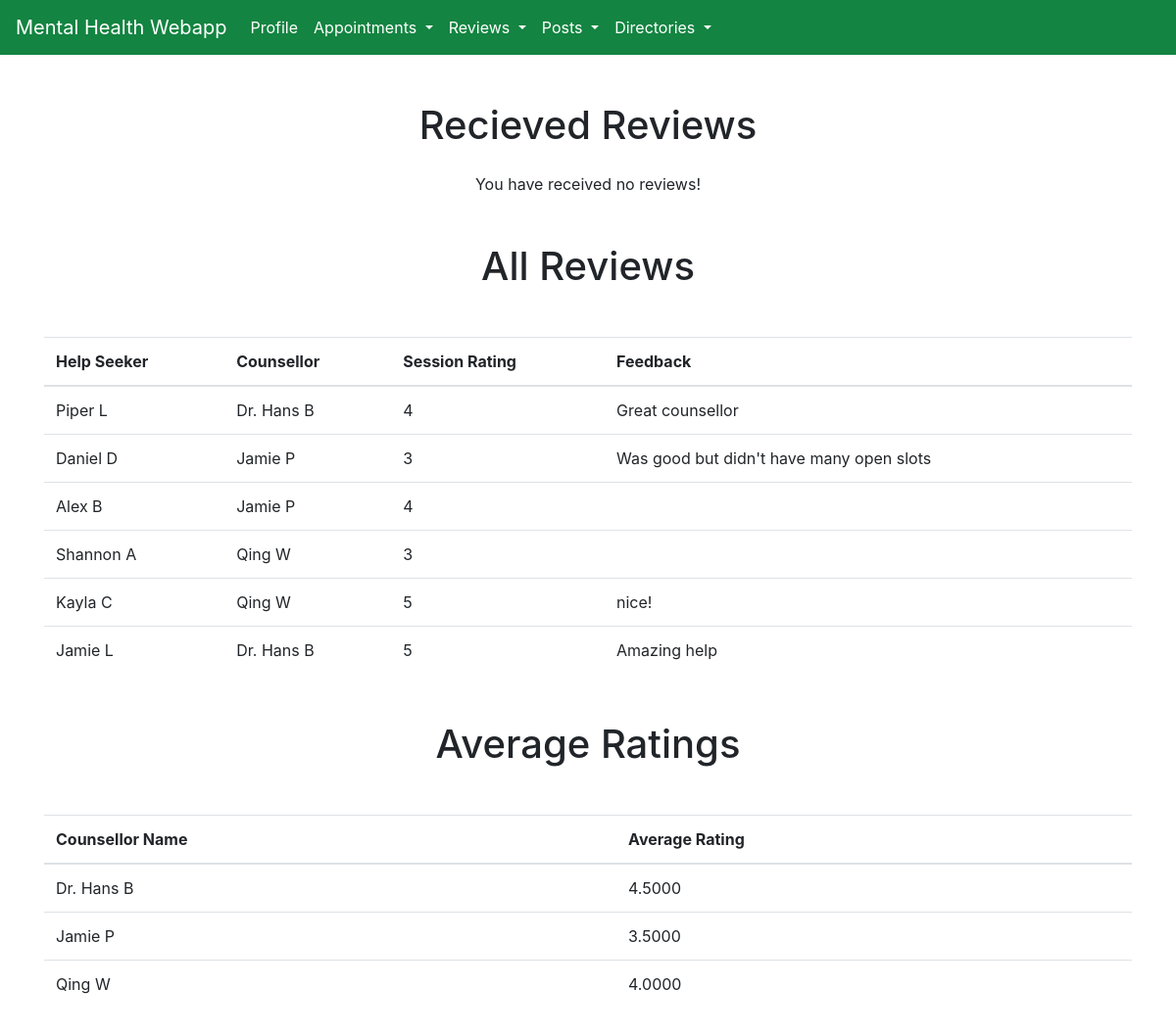
/view-reviews.php (signed in), run on the app's committed database.
### tables this page shows
CREATE TABLE Users (
	userID		int			 	PRIMARY KEY AUTO_INCREMENT,
	password	varchar(50) 	NOT NULL,
	name		varchar(100) 	NOT NULL,
	age			int,
	location	varchar(125),
	email		varchar(80) 	UNIQUE NOT NULL,
	phone		char(12)
);

CREATE TABLE Review (
	reviewID		int			PRIMARY KEY AUTO_INCREMENT,
	reviewAuthor	int			NOT NULL,
	counsellor 		int			NOT NULL,
	rating			int,
	feedback		varchar(10000),
	FOREIGN KEY (reviewAuthor) REFERENCES HelpSeeker(userID),
	FOREIGN KEY (counsellor) REFERENCES Counsellor(userID) ON DELETE CASCADE
);

### view-reviews.php (the view, shortened to what this page needs)
<?php
	$conn = OpenCon();
	function showRecievedReviews() {
		global $conn;
		$sql = "SELECT name, rating, feedback
				FROM Users U, Review R
				WHERE U.userID = R.reviewAuthor AND
					  R.counsellor =".$_SESSION["userID"];
		$result = $conn->query($sql);
		if(mysqli_num_rows($result)==0) {
			echo "<p class = 'text-center'> You have received no reviews! </p>";
		}
	}
	function showRelevantReviews() {
		if($_SESSION["userType"] == "helpSeeker") {
			echo "<h1 class = 'text-center mt-5 mb-4'> Written Reviews </h1>";
			showWrittenReviews();
		} else {
			echo "<h1 class = 'text-center mt-5 mb-4'> Recieved Reviews </h1>";
			showRecievedReviews();
		}
	}
	function showAllReviews() {
		global $conn;
		$sql = "SELECT U1.name AS author, U2.name AS receiver, rating, feedback
				FROM Users U1, Users U2, Review R
				WHERE U1.userID = R.reviewAuthor AND
					  U2.userID = R.counsellor";
		$result = $conn->query($sql);
		while($row = $result->fetch_assoc()) {
			echo "<tr>
					<td>".$row["author"]."</td>
					<td>".$row["receiver"]."</td>
					<td>".$row["rating"]."</td>
					<td>".$row["feedback"]."</td>
				  </tr>";
		}
	}
	function showAverageRatings() {
		global $conn;
		$sql = "SELECT U.name, AVG(R.rating) AS avgRating
				FROM Review R, Users U
				WHERE U.userID = R.counsellor
				GROUP BY U.name";
		$result = $conn->query($sql);
		while($row = $result->fetch_assoc()) {
			echo "<tr>
					<td>".$row["name"]."</td>
					<td>".$row["avgRating"]."</td>
				  </tr>";
		}
	}
?>
<!DOCTYPE html>
<html>
	<head>
		<link rel="stylesheet" href="https://cdn.jsdelivr.net/npm/bootstrap@4.5.3/dist/css/bootstrap.min.css">
		<link rel="stylesheet" href="styles/main.css">
	</head>
	<body>
		<nav class="navbar navbar-expand-lg navbar-dark">
			<a class="navbar-brand" href="#">Mental Health Webapp</a>
		 	<div class="collapse navbar-collapse" id="navbarNav">
		 		<ul class="navbar-nav">
		 			<li class="nav-item">
			        	<a class="nav-link" href="/cpsc304/profile.php">Profile</a>
			      	</li>
			      	<li class="nav-item dropdown">
			        	<a class="nav-link dropdown-toggle" id="navbarDropdownMenuLink" role="button" data-toggle="dropdown" aria-haspopup="true" aria-expanded="false">
			          	Appointments
			        	</a>
			      	</li>
			     	<li class="nav-item dropdown">
			        	<a class="nav-link dropdown-toggle" id="navbarDropdownMenuLink" role="button" data-toggle="dropdown" aria-haspopup="true" aria-expanded="false">
			          		Reviews
			        	</a>
			      	</li>
			     	<li class="nav-item dropdown" aria-labelledby="navbarDropdownMenuLink">
			        	<a class="nav-link dropdown-toggle" id="navbarDropdownMenuLink" role="button" data-toggle="dropdown" aria-haspopup="true" aria-expanded="false">
			          		Posts
			        	</a>
			      	</li>
			      	<li class="nav-item dropdown">
			        	<a class="nav-link dropdown-toggle" id="navbarDropdownMenuLink" role="button" data-toggle="dropdown" aria-haspopup="true" aria-expanded="false">
			          		Directories
			        	</a>
			      	</li>
			    </ul>
	  		</div>
		</nav>
		<div class = "container">
			<?php showRelevantReviews() ?>
			<h1 class = "text-center mt-5 mb-4"> All Reviews </h1>
			<table class="table mt-5 mb-5">
			<thead>
				<tr>
					<th>Help Seeker</th>
					<th>Counsellor</th>
					<th>Session Rating</th>
					<th>Feedback</th>
				</tr>
			</thead>
				<?php showAllReviews() ?>
			</table>
			<h1 class = "text-center mt-5 mb-4"> Average Ratings </h1>
			<table class="table mt-5 mb-5">
			<thead>
				<tr>
					<th>Counsellor Name</th>
					<th>Average Rating</th>
				</tr>
			</thead>
				<?php showAverageRatings() ?>
			</table>
		</div>
	</body>
</html>

### styles/main.css (style rules this page uses)
nav { background-color: #138441; }
.navbar-brand { color: white !important; }
.nav-link { color: white !important; }

### data on the page
users: name "Piper L", users.name "Dr. Hans B", review.rating "4", review.feedback "Great counsellor"
users: name "Daniel D", users.name "Jamie P", review.rating "3", review.feedback "Was good but didn't have many open slots"
users: name "Alex B", users.name "Jamie P", review.rating "4"
users: name "Shannon A", users.name "Qing W", review.rating "3"
users: name "Kayla C", users.name "Qing W", review.rating "5", review.feedback "nice!"
users: name "Jamie L", users.name "Dr. Hans B", review.rating "5", review.feedback "Amazing help"

### other printed values
$row["name"] "Dr. Hans B"
$row["avgRating"] "4.5000"
$row["name"] "Jamie P"
$row["avgRating"] "3.5000"
$row["name"] "Qing W"
$row["avgRating"] "4.0000"
